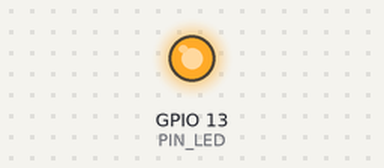
This sketch was run on a simulated ESP32. Shown: output pins drawn as LEDs (lit = HIGH). WiFi joins after 1.5 s; servers stay silent unless stated; uploads are accepted with an empty reply; not simulated (calls return 0 or success): DefaultCredentials.h; what the sketch prints to the serial monitor is not drawn. At 1.7 s the program puts the board to deep sleep or switches it off; the recording ends there.

Above: at 0.1 s.
Timing chart, 0 to 1.7 s (numbered marks = the images above):
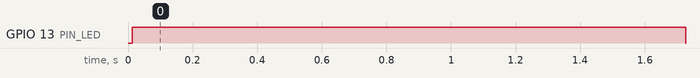

Measured:
- by itself, GPIO 13 (PIN_LED): HIGH → LOW at 1.7 s

The sketch:

GrandmaRemote.ino
```cpp
// (licence header left out)
#pragma region Headers

#include <WiFi.h>

#include <WiFiMulti.h>

#include <HTTPClient.h>

#include "ApplicationConfiguration.h"

#include <DefaultCredentials.h>

/* Debug serial port. */
#include "DebugPort.h"

#pragma endregion

#pragma region Variables

esp_sleep_wakeup_cause_t WakeupReason_g;

/**
 * @brief Boot time counts.
 *
 */
RTC_DATA_ATTR int BootCount_g = 0;

/**
 * @brief Interrupt mask.
 *
 */
uint64_t InterruptMask_g;

/**
 * @brief Wakeup state.
 *
 */
uint64_t WakeupStatus_g;

/**
 * @brief Button state.
 *
 */
uint8_t ButtonState_g;

/**
 * @brief Battery voltage.
 *
 */
double BatteryVoltage_g;

/**
 * @brief Wi-Fi multi client.
 *
 */
WiFiMulti WiFiMultiClient_g;

/**
 * @brief HTTP Client.
 *
 */
HTTPClient HTTPClient_g;

/**
 * @brief Current time.
 *
 */
unsigned long CurrentTime_g = 0;

/**
 * @brief Last time.
 *
 */
unsigned long LastTime_g = 0;

/**
 * @brief URL to the endpoint server.
 *
 */
String URL_g = "";

#pragma endregion

#pragma region Functions

/** @brief Printout in the debug console flash state.
 *  @return Void.
 */
void show_device_properties() {
#ifdef SHOW_FUNC_NAMES
	DEBUGLOG("\r\n");
	DEBUGLOG(__PRETTY_FUNCTION__);
	DEBUGLOG("\r\n");
#endif // SHOW_FUNC_NAMES

#if defined(ESP8266)
// ESP8266
	DEBUGLOG("Flash chip size: %u\r\n", ESP.getFlashChipRealSize());
#endif

	DEBUGLOG("Sketch size: %u\r\n", ESP.getSketchSize());
	DEBUGLOG("Free flash space: %u\r\n", ESP.getFreeSketchSpace());
	DEBUGLOG("Free heap: %d\r\n", ESP.getFreeHeap());
	DEBUGLOG("Firmware version: %d\r\n", ESP_FW_VERSION);
	DEBUGLOG("SDK version: %s\r\n", ESP.getSdkVersion());
	DEBUGLOG("MAC address: %s\r\n", WiFi.macAddress().c_str());
	DEBUGLOG("\r\n");
}

/**
 * @brief Read battery voltage.
 *
 * @return double
 */
double bat_voltage()
{
  // double vin = map(analogRead(PIN_BATT), 0.0f, 4095.0f, 0, 3.3F);
  double voltage = map((analogRead(PIN_BATT)*2.0), 0.0f, 4095.0f, 0, 3.3F); // analogRead(PIN_BATT) ; //(analogRead(PIN_BATT) / DIV_R2) / (DIV_R1 + DIV_R2);
  return voltage;
}

/**
 * @brief Function that prints the reason by which ESP32 has been awaken from sleep.
 *
 */
void print_wakeup_reason()
{
  Serial.print("[SYS] ");
  switch(WakeupReason_g)
  {
    case 1  : DEBUGLOG("Wakeup caused by external signal using RTC_IO"); break;
    case 2  : DEBUGLOG("Wakeup caused by external signal using RTC_CNTL"); break;
    case 3  : DEBUGLOG("Wakeup caused by timer"); break;
    case 4  : DEBUGLOG("Wakeup caused by touch"); break;
    case 5  : DEBUGLOG("Wakeup caused by ULP program"); break;
    default : DEBUGLOG("Wakeup was not caused by deep sleep"); break;
  }
  DEBUGLOG("\r\n");
}

/**
 * @brief Update loop.
 *
 */
void update_loop()
{
  //
  static int WiFiMultiClientStateL = 0;

  // Update WiFi client.
  WiFiMultiClientStateL = WiFiMultiClient_g.run();

  // Wait for WiFi connection.
  if (WiFiMultiClientStateL == WL_CONNECTED)
  {
    // CAll the server.
    HTTPClient_g.begin(URL_g); //HTTP
    DEBUGLOG("[HTTP] Begin\r\n");

    // Start connection and send HTTP header.
    int HTTPCodeL = HTTPClient_g.GET();
    DEBUGLOG("[HTTP] Get\n");

    // HTTPCodeL will be negative on error.
    if(HTTPCodeL > 0)
    {
      // HTTP header has been send and Server response header has been handled.
      DEBUGLOG("[HTTP] Code: %d\n", HTTPCodeL);

      // File found at server.
      if(HTTPCodeL == HTTP_CODE_OK)
      {
        String payload = HTTPClient_g.getString();
        DEBUGLOG("%S", payload.c_str());
      }
    }
    else
    {
      DEBUGLOG("[HTTP] Code: %s\n", HTTPClient_g.errorToString(HTTPCodeL).c_str());
    }

    // End HTTP connection.
    HTTPClient_g.end();

    // Inform the user that the process of calling is end up successfully and it is time to sleep!
    digitalWrite(PIN_LED, LOW);

    // Bye bye ...
    DEBUGLOG("[SYS] Going to deep sleep.\r\n");

    //Go to sleep now
    esp_deep_sleep_start();
  }
  else
  {
    DEBUGLOG("[WiFi] State: %d\r\n", WiFiMultiClientStateL);
  }
}

#pragma endregion

void setup()
{
  // Setup debug port module.
	setup_debug_port();

  show_device_properties();

  // Get wakeup reason.
  WakeupReason_g = esp_sleep_get_wakeup_cause();

  // Print the wakeup reason for ESP32.
  print_wakeup_reason();

  // Read the state of the pushbutton value.
  ButtonState_g = 0;
  WakeupStatus_g = esp_sleep_get_ext1_wakeup_status();
  ButtonState_g += (((1 << PIN_INPUT_1) & WakeupStatus_g) == (1 << PIN_INPUT_1)) * 1;
  ButtonState_g += (((1 << PIN_INPUT_2) & WakeupStatus_g) == (1 << PIN_INPUT_2)) * 2;
  ButtonState_g += (((1 << PIN_INPUT_3) & WakeupStatus_g) == (1 << PIN_INPUT_3)) * 4;
  ButtonState_g += (((1 << PIN_INPUT_4) & WakeupStatus_g) == (1 << PIN_INPUT_4)) * 8;
  DEBUGLOG("[GPIO] ButtonState_g: %d\r\n", ButtonState_g);

  // Prepare interrupt mask.
  InterruptMask_g = 0;
  InterruptMask_g |= (1 << PIN_INPUT_1);
  InterruptMask_g |= (1 << PIN_INPUT_2);
  InterruptMask_g |= (1 << PIN_INPUT_3);
  InterruptMask_g |= (1 << PIN_INPUT_4);

  //Configure EXT1 wake up source for HIGH logic level.
  esp_sleep_enable_ext1_wakeup(InterruptMask_g, ESP_EXT1_WAKEUP_ANY_HIGH);

  // User LED.
  pinMode(PIN_LED, OUTPUT);
  // Inform the user that the process of calling has began.
  digitalWrite(PIN_LED, HIGH);

  // Read battery voltage!
  BatteryVoltage_g = bat_voltage();
  DEBUGLOG("[BAT] BatteryVoltage_g: %d\r\n", BatteryVoltage_g);

  //Increment boot number and print it every reboot
  ++BootCount_g;
  DEBUGLOG("[SYS] Boot number: %d\r\n", BootCount_g);

  //
  URL_g = String(END_POINT)
    + "?btn=" + String(ButtonState_g)
    + "&bat=" + String(BatteryVoltage_g)
    + "&wkr=" + String(WakeupReason_g)
    + "&bootc=" + String(BootCount_g);
  DEBUGLOG("[HTTP] URL_g: %s\r\n", URL_g.c_str());

  // Connect
  WiFiMultiClient_g.addAP(DEFAULT_SSID , DEFAULT_PASS);
  WiFiMultiClient_g.addAP(MOBILE_SSID, MOBILE_PASS);
}

void loop()
{
  // Update time.
  CurrentTime_g = millis();

  // Check the time.
  if (CurrentTime_g - LastTime_g >= UPDATE_RATE)
  {
    // Update last time.
    LastTime_g = CurrentTime_g;

    // Call update loop.
    update_loop();
  }
}
```

DebugPort.cpp
```cpp
// (licence header left out)
//
//
//

#include "DebugPort.h"

/** @brief Setup debug port.
 *  @return Void
 */
void setup_debug_port()
{
#ifdef SERIALLOG
	DBG_OUTPUT_PORT.begin(DBG_OUTPUT_PORT_BAUDRATE, SERIAL_8N1);
	DBG_OUTPUT_PORT.print("\r\n\r\n\r\n");
	DBG_OUTPUT_PORT.setDebugOutput(true);

#ifdef SHOW_FUNC_NAMES
		DEBUGLOG("\r\n");
		DEBUGLOG(__PRETTY_FUNCTION__);
		DEBUGLOG("\r\n");
#endif // SHOW_FUNC_NAMES
#endif // SERIALLOG
}
```

DebugPort.h
```cpp
// (licence header left out)
// DebugPort.h

#ifndef _DEBUGPORT_h
#define _DEBUGPORT_h

#if defined(ARDUINO) && ARDUINO >= 100
	#include "Arduino.h"
#else
	#include "WProgram.h"
#endif

#pragma region Headers

/* Application configuration. */
#include "ApplicationConfiguration.h"

#pragma endregion

#pragma region Definitions

#ifdef SERIALLOG
#define SERIALLOG(...)
#else
#define SERIALLOG(...) DBG_OUTPUT_PORT.printf(__VA_ARGS__)
#endif

#pragma endregion

#pragma region Functions

/** @brief Setup debug port.
 *  @return Void
 */
void setup_debug_port();

#pragma endregion

#endif
```

ApplicationConfiguration.h
```cpp
// (licence header left out)
// AppplicationConfiguration.h

#ifndef _APPPLICATIONSTATE_h
#define _APPPLICATIONSTATE_h

#if defined(ARDUINO) && ARDUINO >= 100
#include "arduino.h"
#else
#include "WProgram.h"
#endif

// NOTE: Be careful with the Version number in the server and here in the source code.
// 1000
// 10 - Major
// 00 - Minor
/** @brief Firmware version string. */
#define ESP_FW_VERSION 1

#pragma region Debug Terminal Configuration

/** @brief Switch the logging terminal. */
#define DEBUGLOG SERIALLOG

/** @brief Debug output port. */
#define DBG_OUTPUT_PORT Serial // Serial1 // on D4

/** @brief Debug output port baud rate. */
#define DBG_OUTPUT_PORT_BAUDRATE 115200

#ifndef DEBUGLOG
#define DEBUGLOG(...)
#endif // !DEBUGLOG

#pragma endregion

// Vout = (Vin*R2)/(R1+R2)


/**
 * @brief Battery voltage divider R1.
 *
 */
#define DIV_R1 100000

/**
 * @brief Battery voltage divider R1.
 *
 */
#define DIV_R2 100000

/**
 * @brief button input 1.
 *
 */
#define PIN_INPUT_1 12

/**
 * @brief button input 2.
 *
 */
#define PIN_INPUT_2 14

/**
 * @brief button input 3.
 *
 */
#define PIN_INPUT_3 15

/**
 * @brief button input 4.
 *
 */
#define PIN_INPUT_4 27

/**
 * @brief Dedicated ADC for battery input for ESP32 Feather.
 *
 */
#define PIN_BATT A13

/**
 * @brief Pin user LED.
 *
 */
#define PIN_LED 13

/**
 * @brief Endpoint to the home control server.
 *
 */
#define END_POINT "http://home.iot.loc:1880/api/kb"

/**
 * @brief Update loop rate interval.
 *
 */
#define UPDATE_RATE 1

#endif
```
